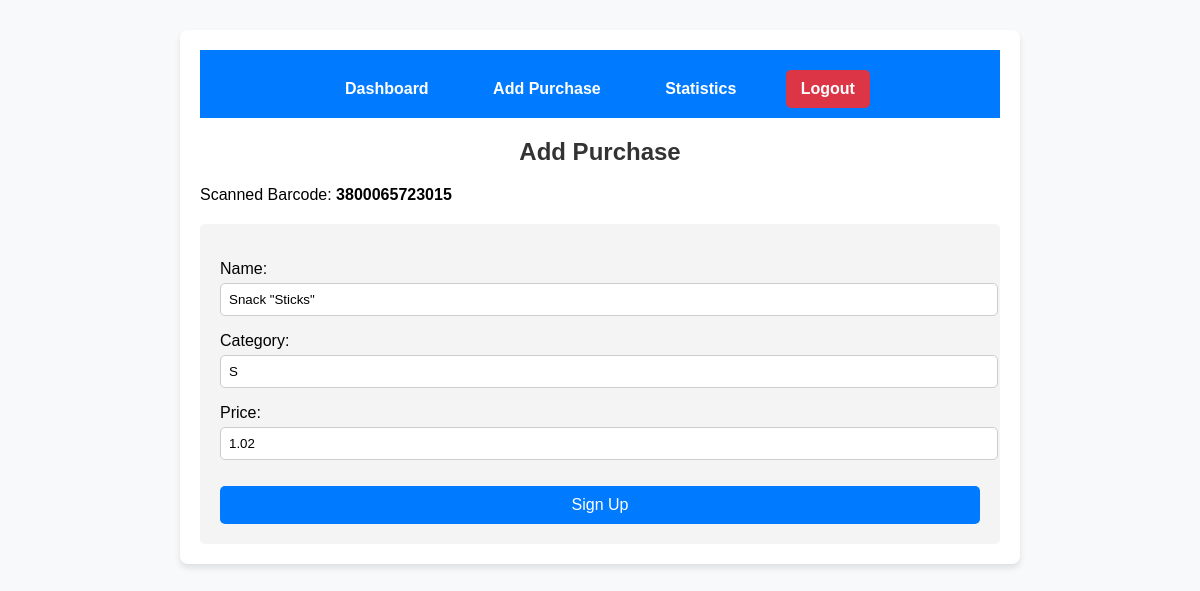
Before: /purchases/add/3800065723015/ (signed in) with the older database file.
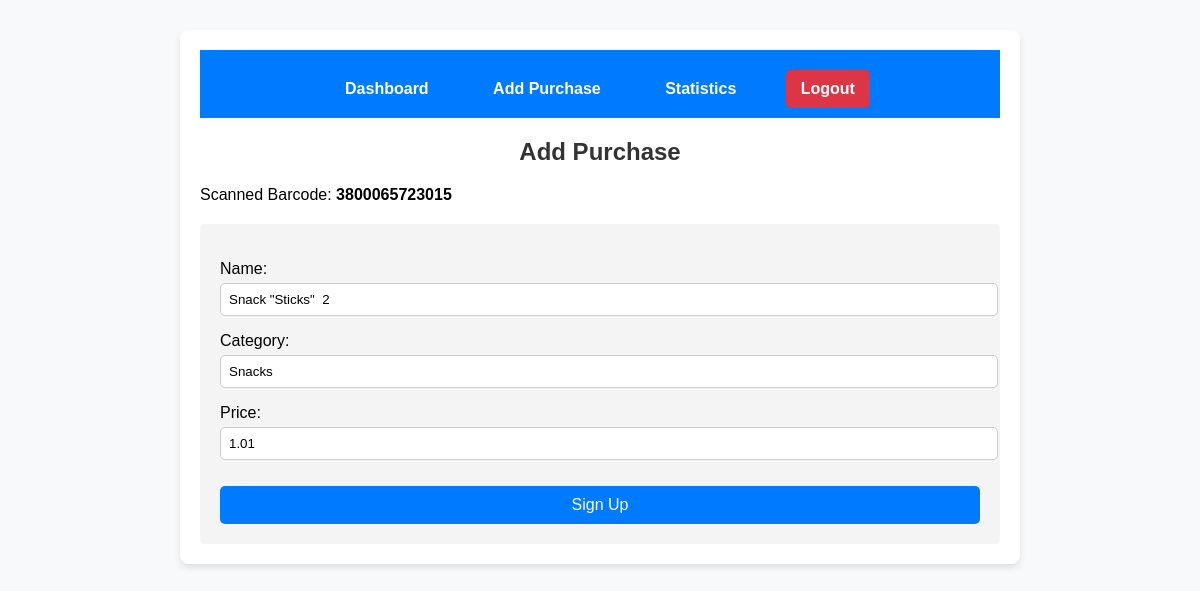
After: the same page with the newer database file.
### purchases/models.py (models this page shows, shortened)
class Purchase(models.Model):
    user = models.ForeignKey(settings.AUTH_USER_MODEL, on_delete=models.CASCADE)
    name = models.CharField(max_length=255)
    price = models.DecimalField(max_digits=10, decimal_places=2)
    category = models.CharField(max_length=255)
    barcode = models.CharField(max_length=100)
    date = models.DateTimeField(auto_now_add=True)
    class Meta:
        unique_together = ("user", "barcode", "date")

### purchases/views.py (the view)
# urls.py: path('add/<str:barcode>/', views.add_purchase, name='add_purchase'),
@login_required
def add_purchase(request, barcode):
    barcode = barcode.decode("utf-8") if isinstance(barcode, bytes) else str(barcode)
    existing_purchase = Purchase.objects.filter(user=request.user, barcode=barcode).order_by('-date').first()
    if request.method == "POST":
        form = PurchaseForm(request.POST)
        if form.is_valid():
            purchase = form.save(commit=False)
            purchase.user = request.user
            purchase.barcode = barcode
            purchase.save()
            return redirect('dashboard')
    else:
        initial_data = {
            'name': existing_purchase.name if existing_purchase else "",
            'category': existing_purchase.category if existing_purchase else "",
            'price': existing_purchase.price if existing_purchase else "",
        }
        form = PurchaseForm(initial=initial_data)
    return render(request, 'purchases/add_purchase.html', {'form': form, 'barcode': barcode})

### purchases/forms.py
class PurchaseForm(forms.ModelForm):
    class Meta:
        model = Purchase
        fields = ['name', 'category', 'price']
    def __init__(self, *args, **kwargs):
        super().__init__(*args, **kwargs)
        for field in self.fields.values():
            field.required = True

### accounts/context_processors.py (called while the page is built)
def user_currency(request):
    if request.user.is_authenticated:
        profile = UserProfile.objects.filter(user=request.user).first()
        if profile:
            return {"USER_CURRENCY": profile.get_currency_display()}
    return {"USER_CURRENCY": "US Dollar ($)"}

### templates/purchases/add_purchase.html (shortened to what this page needs)
{% extends '../base.html' %}
{% block content %}
<h2>Add Purchase</h2>
<p>Scanned Barcode: <strong>{{ barcode }}</strong></p>
<form method="post">
    {{ form.as_p }}
    <button type="submit" class="btn">Sign Up</button>
</form>
{% endblock %}

Changed rows visible on the page:
removed Purchase: name "Snack \"Sticks\"", category "S", price "1.02"
added Purchase: name "Snack \"Sticks\" 2", category "Snacks", price "1.01"
